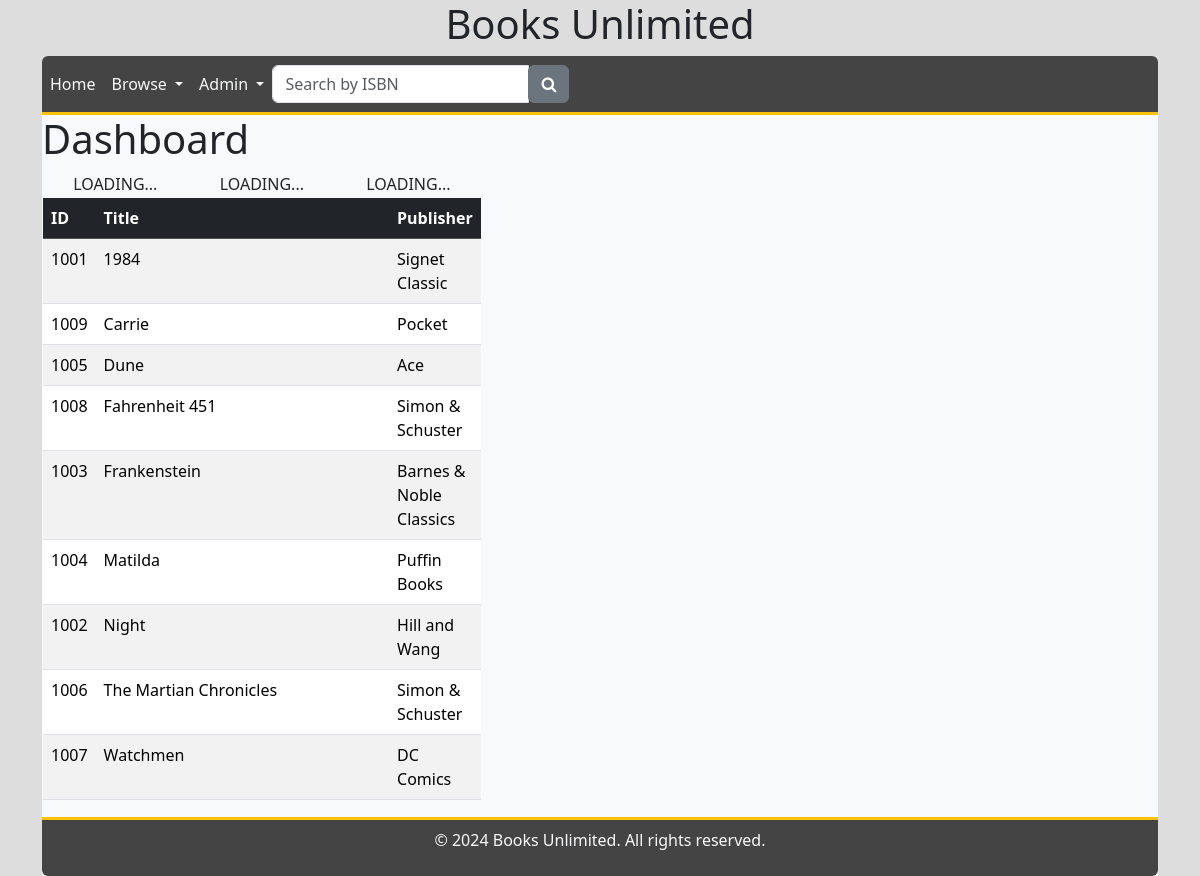
Page /dashboard.php on the committed database.
### tables this page shows
CREATE TABLE `TBL_BOOKS` (
  `Book_ID` int NOT NULL AUTO_INCREMENT,
  `Author_ID` int DEFAULT NULL,
  `Publisher_ID` int DEFAULT NULL,
  `Title` varchar(255) DEFAULT NULL,
  `ISBN` varchar(255) DEFAULT NULL,
  `Genre` varchar(255) DEFAULT NULL,
  `Price` decimal(10,2) DEFAULT NULL,
  `Cost` decimal(10,2) DEFAULT NULL,
  `Stock` int DEFAULT NULL,
  `Rating` double DEFAULT NULL,
  PRIMARY KEY (`Book_ID`),
  KEY `FK_Author_ID` (`Author_ID`),
  KEY `FK_Publisher_ID` (`Publisher_ID`),
  CONSTRAINT `FK_Author_ID` FOREIGN KEY (`Author_ID`) REFERENCES `TBL_AUTHORS` (`Author_ID`) ON UPDATE CASCADE,
  CONSTRAINT `FK_Publisher_ID` FOREIGN KEY (`Publisher_ID`) REFERENCES `TBL_PUBLISHERS` (`Publisher_ID`) ON UPDATE CASCADE
);

CREATE TABLE `TBL_PUBLISHERS` (
  `Publisher_ID` int NOT NULL AUTO_INCREMENT,
  `Publisher_Name` varchar(255) DEFAULT NULL,
  PRIMARY KEY (`Publisher_ID`)
);

### widgets/grid-1.php (the view, shortened to what this page needs)
<table id="ReportGrid" class="table table-striped">
    <thead class="table-dark">
        <tr>
            <th width="10%">ID</th>
            <th>Title</th>
            <th width="10%">Publisher</th>
        </tr>
    </thead>
    <tbody>
        <?php
            require_once('login.php');
            $conn = new mysqli($hn, $un, $pw, $db);
            $query = 'SELECT * FROM TBL_BOOKS'
                    . ' JOIN TBL_PUBLISHERS ON TBL_BOOKS.Publisher_ID = TBL_PUBLISHERS.Publisher_ID'
                    . ' ORDER BY TBL_BOOKS.Title ASC;';
            $result = $conn->query($query);
            $rowcount = $result->num_rows;
            for ($j = 0; $j < $rowcount; ++$j) {
                $result->data_seek($j);
                $row = $result->fetch_assoc();
                $book_id = $row['Book_ID'];
                $title = $row['Title'];
                $isbn = $row['ISBN'];
                $publisher_name = $row['Publisher_Name'];
                $tbody = <<<HTML
                <tr>
                    <td>{$book_id}
                    </td>
                    <td>
                        <span>{$title}</span>
                        <div id={$isbn}></div>
                        <script>getData('$isbn');</script>
                    </td>
                    <td>{$publisher_name}</td>
                </tr>
HTML;
                echo($tbody);
            };
            ?>
    </tbody>
</table>

### header.php (shortened to what this page needs)
<!DOCTYPE html>
<html>
  <head>
    <link href="https://cdn.jsdelivr.net/npm/bootstrap@5.3.3/dist/css/bootstrap.min.css" rel="stylesheet">
    <link rel='stylesheet' href='https://cdnjs.cloudflare.com/ajax/libs/font-awesome/4.7.0/css/font-awesome.min.css'>
    <link rel="stylesheet" href="css/style.css" type="text/css" />
  </head>
  <body style="background: #ddd;">
    <div id="Content" class="container">
      <header>
        <h1 class="text-center">Books Unlimited</h1>
        <nav class="navbar navbar-expand-lg border-bottom border-3 border-warning rounded-top" style="background-color: #444;">
            <ul class="navbar-nav">
              <li class="nav-item">
                <a class="nav-link text-light" href="index.php">Home</a>
              </li>
              <li class="nav-item dropdown">
                <a class="nav-link dropdown-toggle text-light" href="#" role="button" data-bs-toggle="dropdown" aria-expanded="false">
                  Browse
                </a>
              </li>
              <li class="nav-item dropdown">
                <a class="nav-link dropdown-toggle text-light" href="#" role="button" data-bs-toggle="dropdown" aria-expanded="false">
                  Admin
                </a>
              </li>
            </ul>
            <form role="search" onsubmit="window.location.href = './book.php?isbn=' + document.getElementById('isbn').value; return false;">
              <div class="input-group">
                <input id="isbn" type="text" class="form-control" name="isbn" placeholder="Search by ISBN">
                <div class="input-group-append">
                  <button class="btn btn-secondary" type="submit" value="Submit request">
                    <i class="fa fa-search"></i>
                  </button>
                </div>
              </div>
            </form>
        </nav>
      </header>
      <main class="bg-light">

### dashboard.php
<?php include('header.php'); ?>
<div id="AdminDashboard">
    <h1>Dashboard</h1>
    <div>
        <table>
            <tr>
                <td align="center">
                    <?php include('widgets/chart-1.php'); ?>
                </td>
                <td align="center">
                    <?php include('widgets/chart-2.php'); ?>
                </td>
                <td align="center">
                    <?php include('widgets/chart-3.php'); ?>
                </td>
            </tr>
            <tr>
                <td colspan="3">
                    <?php include('widgets/grid-1.php'); ?>
                </td>
            </tr>
        </table>
    </div>
</div>
<?php include('footer.php'); ?>

### widgets/chart-1.php (shortened to what this page needs)
<div id="Chart1" class="widget">LOADING...</div>

### widgets/chart-2.php (shortened to what this page needs)
<div id="Chart2" class="widget">LOADING...</div>

### widgets/chart-3.php (shortened to what this page needs)
<div id="Chart3" class="widget">LOADING...</div>

### footer.php (shortened to what this page needs)
        <footer class="text-light text-center p-2 border-top border-3 border-warning rounded-bottom p-0" style="background-color: #444;">
          <span><p>&copy; 2024 Books Unlimited. All rights reserved.</p></span>
        </footer>
      </main>
    </div>
  </body>
</html>

### rows in the picture
tbl_books: Book_ID "1001", Title "1984", Publisher_ID.Publisher_Name "Signet Classic"
tbl_books: Book_ID "1009", Title "Carrie", Publisher_ID.Publisher_Name "Pocket"
tbl_books: Book_ID "1005", Title "Dune", Publisher_ID.Publisher_Name "Ace"
tbl_books: Book_ID "1008", Title "Fahrenheit 451", Publisher_ID.Publisher_Name "Simon & Schuster"
tbl_books: Book_ID "1003", Title "Frankenstein", Publisher_ID.Publisher_Name "Barnes & Noble Classics"
tbl_books: Book_ID "1004", Title "Matilda", Publisher_ID.Publisher_Name "Puffin Books"
tbl_books: Book_ID "1002", Title "Night", Publisher_ID.Publisher_Name "Hill and Wang"
tbl_books: Book_ID "1006", Title "The Martian Chronicles", Publisher_ID.Publisher_Name "Simon & Schuster"
tbl_books: Book_ID "1007", Title "Watchmen", Publisher_ID.Publisher_Name "DC Comics"
